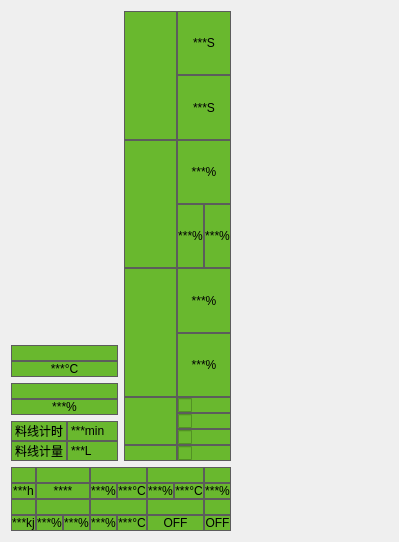
<?xml version="1.0" encoding="UTF-8"?>
<ui version="4.0">
 <class>RightBartonWidget</class>
 <widget class="QWidget" name="RightBartonWidget">
  <property name="geometry">
   <rect>
    <x>0</x>
    <y>0</y>
    <width>399</width>
    <height>542</height>
   </rect>
  </property>
  <property name="font">
   <font>
    <stylestrategy>PreferAntialias</stylestrategy>
   </font>
  </property>
  <property name="windowTitle">
   <string>Form</string>
  </property>
  <property name="styleSheet">
   <string notr="true">QCheckBox::indicator:unchecked{     
	image: url(:/images/ON.png);
}  
  
QCheckBox::indicator:checked{    
	image: url(:/images/OFF.png);
} 

#RightBartonWidget QLabel, 
#RightBartonWidget QCheckBox{
	background-color: rgb(105, 184, 46);
	border: 1px solid #5C5C5C;
}

#RightBartonWidget #label_indoor_t,
#RightBartonWidget #label_indoor_t_display,
#RightBartonWidget #label_humidity,
#RightBartonWidget #label_humidity_display,
#RightBartonWidget #label_wet,
#RightBartonWidget #label_fb,
#RightBartonWidget #label_sw,
#RightBartonWidget #label_hot,
#RightBartonWidget #label_light
{
	background-color: transparent;
	border: none;
}</string>
  </property>
  <layout class="QGridLayout" name="gridLayout_4">
   <item row="0" column="0">
    <layout class="QVBoxLayout" name="verticalLayout">
     <item>
      <layout class="QHBoxLayout" name="horizontalLayout">
       <item>
        <layout class="QVBoxLayout" name="verticalLayout_7">
         <item>
          <layout class="QVBoxLayout" name="verticalLayout_5">
           <property name="spacing">
            <number>0</number>
           </property>
           <item>
            <spacer name="verticalSpacer">
             <property name="orientation">
              <enum>Qt::Vertical</enum>
             </property>
             <property name="sizeHint" stdset="0">
              <size>
               <width>20</width>
               <height>40</height>
              </size>
             </property>
            </spacer>
           </item>
           <item>
            <widget class="QLabel" name="label_indoor_t">
             <property name="text">
              <string/>
             </property>
             <property name="pixmap">
              <pixmap resource="img_v160.qrc">:/images/T.png</pixmap>
             </property>
             <property name="alignment">
              <set>Qt::AlignCenter</set>
             </property>
            </widget>
           </item>
           <item>
            <widget class="QLabel" name="label_indoor_t_display">
             <property name="text">
              <string>***°C</string>
             </property>
             <property name="alignment">
              <set>Qt::AlignCenter</set>
             </property>
            </widget>
           </item>
          </layout>
         </item>
         <item>
          <layout class="QVBoxLayout" name="verticalLayout_6">
           <property name="spacing">
            <number>0</number>
           </property>
           <item>
            <widget class="QLabel" name="label_humidity">
             <property name="text">
              <string/>
             </property>
             <property name="pixmap">
              <pixmap resource="img_v160.qrc">:/images/W.png</pixmap>
             </property>
             <property name="alignment">
              <set>Qt::AlignCenter</set>
             </property>
            </widget>
           </item>
           <item>
            <widget class="QLabel" name="label_humidity_display">
             <property name="text">
              <string>***%</string>
             </property>
             <property name="alignment">
              <set>Qt::AlignCenter</set>
             </property>
            </widget>
           </item>
          </layout>
         </item>
         <item>
          <layout class="QGridLayout" name="gridLayout_2">
           <property name="spacing">
            <number>0</number>
           </property>
           <item row="0" column="0">
            <widget class="QLabel" name="label_lx_t_str">
             <property name="text">
              <string>料线计时</string>
             </property>
            </widget>
           </item>
           <item row="0" column="1">
            <widget class="QLabel" name="label_lx_t">
             <property name="text">
              <string>***min</string>
             </property>
            </widget>
           </item>
           <item row="1" column="0">
            <widget class="QLabel" name="label_lx_v_str">
             <property name="text">
              <string>料线计量</string>
             </property>
            </widget>
           </item>
           <item row="1" column="1">
            <widget class="QLabel" name="label_lx_v">
             <property name="text">
              <string>***L</string>
             </property>
            </widget>
           </item>
          </layout>
         </item>
        </layout>
       </item>
       <item>
        <layout class="QGridLayout" name="gridLayout">
         <property name="spacing">
          <number>0</number>
         </property>
         <item row="0" column="0" rowspan="2" colspan="2">
          <widget class="QLabel" name="label_wet">
           <property name="pixmap">
            <pixmap resource="img_v160.qrc">:/images/wet.gif</pixmap>
           </property>
           <property name="scaledContents">
            <bool>false</bool>
           </property>
           <property name="alignment">
            <set>Qt::AlignCenter</set>
           </property>
          </widget>
         </item>
         <item row="2" column="0" rowspan="2" colspan="2">
          <widget class="QLabel" name="label_fb">
           <property name="pixmap">
            <pixmap resource="img_v160.qrc">:/images/FB-A.png</pixmap>
           </property>
           <property name="alignment">
            <set>Qt::AlignCenter</set>
           </property>
          </widget>
         </item>
         <item row="3" column="2">
          <widget class="QLabel" name="label_fbFeedback1">
           <property name="text">
            <string>***%</string>
           </property>
           <property name="alignment">
            <set>Qt::AlignCenter</set>
           </property>
          </widget>
         </item>
         <item row="3" column="3">
          <widget class="QLabel" name="label_fbFeedback2">
           <property name="text">
            <string>***%</string>
           </property>
           <property name="alignment">
            <set>Qt::AlignCenter</set>
           </property>
          </widget>
         </item>
         <item row="4" column="0" rowspan="2" colspan="2">
          <widget class="QLabel" name="label_sw">
           <property name="pixmap">
            <pixmap resource="img_v160.qrc">:/images/cechuang-AA.png</pixmap>
           </property>
           <property name="alignment">
            <set>Qt::AlignCenter</set>
           </property>
          </widget>
         </item>
         <item row="6" column="2" colspan="2">
          <widget class="QCheckBox" name="checkBox__beginHot">
           <property name="enabled">
            <bool>false</bool>
           </property>
           <property name="text">
            <string/>
           </property>
          </widget>
         </item>
         <item row="7" column="2" colspan="2">
          <widget class="QCheckBox" name="checkBox_middleHot">
           <property name="enabled">
            <bool>false</bool>
           </property>
           <property name="text">
            <string/>
           </property>
          </widget>
         </item>
         <item row="8" column="2" colspan="2">
          <widget class="QCheckBox" name="checkBox_endHot">
           <property name="enabled">
            <bool>false</bool>
           </property>
           <property name="text">
            <string/>
           </property>
          </widget>
         </item>
         <item row="9" column="2" colspan="2">
          <widget class="QCheckBox" name="checkBox_light">
           <property name="enabled">
            <bool>false</bool>
           </property>
           <property name="text">
            <string/>
           </property>
          </widget>
         </item>
         <item row="9" column="0" colspan="2">
          <widget class="QLabel" name="label_light">
           <property name="pixmap">
            <pixmap resource="img_v160.qrc">:/images/light.png</pixmap>
           </property>
           <property name="alignment">
            <set>Qt::AlignCenter</set>
           </property>
          </widget>
         </item>
         <item row="6" column="0" rowspan="3" colspan="2">
          <widget class="QLabel" name="label_hot">
           <property name="pixmap">
            <pixmap resource="img_v160.qrc">:/images/heater.png</pixmap>
           </property>
           <property name="alignment">
            <set>Qt::AlignCenter</set>
           </property>
          </widget>
         </item>
         <item row="4" column="2" colspan="2">
          <widget class="QLabel" name="label_swControl">
           <property name="text">
            <string>***%</string>
           </property>
           <property name="alignment">
            <set>Qt::AlignCenter</set>
           </property>
          </widget>
         </item>
         <item row="5" column="2" colspan="2">
          <widget class="QLabel" name="label_swFeadback">
           <property name="text">
            <string>***%</string>
           </property>
           <property name="alignment">
            <set>Qt::AlignCenter</set>
           </property>
          </widget>
         </item>
         <item row="2" column="2" colspan="2">
          <widget class="QLabel" name="label_fbControl">
           <property name="text">
            <string>***%</string>
           </property>
           <property name="alignment">
            <set>Qt::AlignCenter</set>
           </property>
          </widget>
         </item>
         <item row="1" column="2" colspan="2">
          <widget class="QLabel" name="label_closeTime">
           <property name="text">
            <string>***S</string>
           </property>
           <property name="alignment">
            <set>Qt::AlignCenter</set>
           </property>
          </widget>
         </item>
         <item row="0" column="2" colspan="2">
          <widget class="QLabel" name="label_startTime">
           <property name="text">
            <string>***S</string>
           </property>
           <property name="alignment">
            <set>Qt::AlignCenter</set>
           </property>
          </widget>
         </item>
        </layout>
       </item>
      </layout>
     </item>
     <item>
      <layout class="QGridLayout" name="gridLayout_3">
       <property name="spacing">
        <number>0</number>
       </property>
       <item row="0" column="0">
        <widget class="QLabel" name="label_36">
         <property name="pixmap">
          <pixmap resource="img_v160.qrc">:/images/shi_jian.png</pixmap>
         </property>
         <property name="alignment">
          <set>Qt::AlignCenter</set>
         </property>
        </widget>
       </item>
       <item row="0" column="7">
        <widget class="QLabel" name="label_24">
         <property name="pixmap">
          <pixmap resource="img_v160.qrc">:/images/xiao_lv.png</pixmap>
         </property>
         <property name="alignment">
          <set>Qt::AlignCenter</set>
         </property>
        </widget>
       </item>
       <item row="1" column="0">
        <widget class="QLabel" name="label_xinzeng2">
         <property name="text">
          <string>***h</string>
         </property>
         <property name="alignment">
          <set>Qt::AlignCenter</set>
         </property>
        </widget>
       </item>
       <item row="1" column="3">
        <widget class="QLabel" name="label_RH11">
         <property name="sizePolicy">
          <sizepolicy hsizetype="Preferred" vsizetype="Preferred">
           <horstretch>0</horstretch>
           <verstretch>0</verstretch>
          </sizepolicy>
         </property>
         <property name="minimumSize">
          <size>
           <width>0</width>
           <height>0</height>
          </size>
         </property>
         <property name="text">
          <string>***%</string>
         </property>
         <property name="alignment">
          <set>Qt::AlignCenter</set>
         </property>
        </widget>
       </item>
       <item row="1" column="4">
        <widget class="QLabel" name="T5_V">
         <property name="sizePolicy">
          <sizepolicy hsizetype="Preferred" vsizetype="Preferred">
           <horstretch>0</horstretch>
           <verstretch>0</verstretch>
          </sizepolicy>
         </property>
         <property name="minimumSize">
          <size>
           <width>0</width>
           <height>0</height>
          </size>
         </property>
         <property name="text">
          <string>***°C</string>
         </property>
         <property name="alignment">
          <set>Qt::AlignCenter</set>
         </property>
        </widget>
       </item>
       <item row="1" column="5">
        <widget class="QLabel" name="label_RH13">
         <property name="minimumSize">
          <size>
           <width>0</width>
           <height>0</height>
          </size>
         </property>
         <property name="text">
          <string>***%</string>
         </property>
         <property name="alignment">
          <set>Qt::AlignCenter</set>
         </property>
        </widget>
       </item>
       <item row="1" column="6">
        <widget class="QLabel" name="T6_V">
         <property name="minimumSize">
          <size>
           <width>0</width>
           <height>0</height>
          </size>
         </property>
         <property name="text">
          <string>***°C</string>
         </property>
         <property name="alignment">
          <set>Qt::AlignCenter</set>
         </property>
        </widget>
       </item>
       <item row="1" column="7">
        <widget class="QLabel" name="label_xiao_lv">
         <property name="text">
          <string>***%</string>
         </property>
         <property name="alignment">
          <set>Qt::AlignCenter</set>
         </property>
        </widget>
       </item>
       <item row="2" column="0">
        <widget class="QLabel" name="label_38">
         <property name="pixmap">
          <pixmap resource="img_v160.qrc">:/images/xin_feng_liang.png</pixmap>
         </property>
         <property name="alignment">
          <set>Qt::AlignCenter</set>
         </property>
        </widget>
       </item>
       <item row="2" column="7">
        <widget class="QLabel" name="label_34">
         <property name="pixmap">
          <pixmap resource="img_v160.qrc">:/images/pai_shui_jia_re.png</pixmap>
         </property>
         <property name="alignment">
          <set>Qt::AlignCenter</set>
         </property>
        </widget>
       </item>
       <item row="3" column="0">
        <widget class="QLabel" name="label_xinzeng1">
         <property name="text">
          <string>***kj</string>
         </property>
         <property name="alignment">
          <set>Qt::AlignCenter</set>
         </property>
        </widget>
       </item>
       <item row="3" column="1">
        <widget class="QLabel" name="label_RH02">
         <property name="sizePolicy">
          <sizepolicy hsizetype="Preferred" vsizetype="Preferred">
           <horstretch>0</horstretch>
           <verstretch>0</verstretch>
          </sizepolicy>
         </property>
         <property name="minimumSize">
          <size>
           <width>0</width>
           <height>0</height>
          </size>
         </property>
         <property name="text">
          <string>***%</string>
         </property>
         <property name="alignment">
          <set>Qt::AlignCenter</set>
         </property>
        </widget>
       </item>
       <item row="3" column="2">
        <widget class="QLabel" name="label_RH12">
         <property name="sizePolicy">
          <sizepolicy hsizetype="Preferred" vsizetype="Preferred">
           <horstretch>0</horstretch>
           <verstretch>0</verstretch>
          </sizepolicy>
         </property>
         <property name="minimumSize">
          <size>
           <width>0</width>
           <height>0</height>
          </size>
         </property>
         <property name="text">
          <string>***%</string>
         </property>
         <property name="alignment">
          <set>Qt::AlignCenter</set>
         </property>
        </widget>
       </item>
       <item row="3" column="3">
        <widget class="QLabel" name="label_RH03">
         <property name="sizePolicy">
          <sizepolicy hsizetype="Preferred" vsizetype="Preferred">
           <horstretch>0</horstretch>
           <verstretch>0</verstretch>
          </sizepolicy>
         </property>
         <property name="minimumSize">
          <size>
           <width>0</width>
           <height>0</height>
          </size>
         </property>
         <property name="text">
          <string>***%</string>
         </property>
         <property name="alignment">
          <set>Qt::AlignCenter</set>
         </property>
        </widget>
       </item>
       <item row="3" column="4">
        <widget class="QLabel" name="T7_V">
         <property name="sizePolicy">
          <sizepolicy hsizetype="Preferred" vsizetype="Preferred">
           <horstretch>0</horstretch>
           <verstretch>0</verstretch>
          </sizepolicy>
         </property>
         <property name="minimumSize">
          <size>
           <width>0</width>
           <height>0</height>
          </size>
         </property>
         <property name="text">
          <string>***°C</string>
         </property>
         <property name="alignment">
          <set>Qt::AlignCenter</set>
         </property>
        </widget>
       </item>
       <item row="3" column="7">
        <widget class="QLabel" name="label_SendHotWater">
         <property name="text">
          <string>OFF</string>
         </property>
         <property name="alignment">
          <set>Qt::AlignCenter</set>
         </property>
        </widget>
       </item>
       <item row="2" column="1" colspan="2">
        <widget class="QLabel" name="label_26">
         <property name="pixmap">
          <pixmap resource="img_v160.qrc">:/images/pang_tong_fa.png</pixmap>
         </property>
         <property name="alignment">
          <set>Qt::AlignCenter</set>
         </property>
        </widget>
       </item>
       <item row="0" column="1" colspan="2">
        <widget class="QLabel" name="label_8">
         <property name="pixmap">
          <pixmap resource="img_v160.qrc">:/images/feng_liang.png</pixmap>
         </property>
         <property name="alignment">
          <set>Qt::AlignCenter</set>
         </property>
        </widget>
       </item>
       <item row="0" column="3" colspan="2">
        <widget class="QLabel" name="label_11">
         <property name="pixmap">
          <pixmap resource="img_v160.qrc">:/images/song_feng_ji.png</pixmap>
         </property>
         <property name="alignment">
          <set>Qt::AlignCenter</set>
         </property>
        </widget>
       </item>
       <item row="0" column="5" colspan="2">
        <widget class="QLabel" name="label_15">
         <property name="pixmap">
          <pixmap resource="img_v160.qrc">:/images/pai_feng_ji.png</pixmap>
         </property>
         <property name="alignment">
          <set>Qt::AlignCenter</set>
         </property>
        </widget>
       </item>
       <item row="2" column="5" colspan="2">
        <widget class="QLabel" name="label_32">
         <property name="pixmap">
          <pixmap resource="img_v160.qrc">:/images/xin_feng_lv_wang.png</pixmap>
         </property>
         <property name="alignment">
          <set>Qt::AlignCenter</set>
         </property>
        </widget>
       </item>
       <item row="3" column="5" colspan="2">
        <widget class="QLabel" name="label_NewFeng">
         <property name="text">
          <string>OFF</string>
         </property>
         <property name="alignment">
          <set>Qt::AlignCenter</set>
         </property>
        </widget>
       </item>
       <item row="2" column="3" colspan="2">
        <widget class="QLabel" name="label_29">
         <property name="pixmap">
          <pixmap resource="img_v160.qrc">:/images/re_shui_fa.png</pixmap>
         </property>
         <property name="alignment">
          <set>Qt::AlignCenter</set>
         </property>
        </widget>
       </item>
       <item row="1" column="1" colspan="2">
        <widget class="QLabel" name="label_feng_liang">
         <property name="text">
          <string>****</string>
         </property>
         <property name="alignment">
          <set>Qt::AlignCenter</set>
         </property>
        </widget>
       </item>
      </layout>
     </item>
    </layout>
   </item>
   <item row="0" column="1">
    <spacer name="horizontalSpacer">
     <property name="orientation">
      <enum>Qt::Horizontal</enum>
     </property>
     <property name="sizeHint" stdset="0">
      <size>
       <width>160</width>
       <height>20</height>
      </size>
     </property>
    </spacer>
   </item>
  </layout>
 </widget>
 <resources>
  <include location="img_v160.qrc"/>
 </resources>
 <connections/>
</ui>
